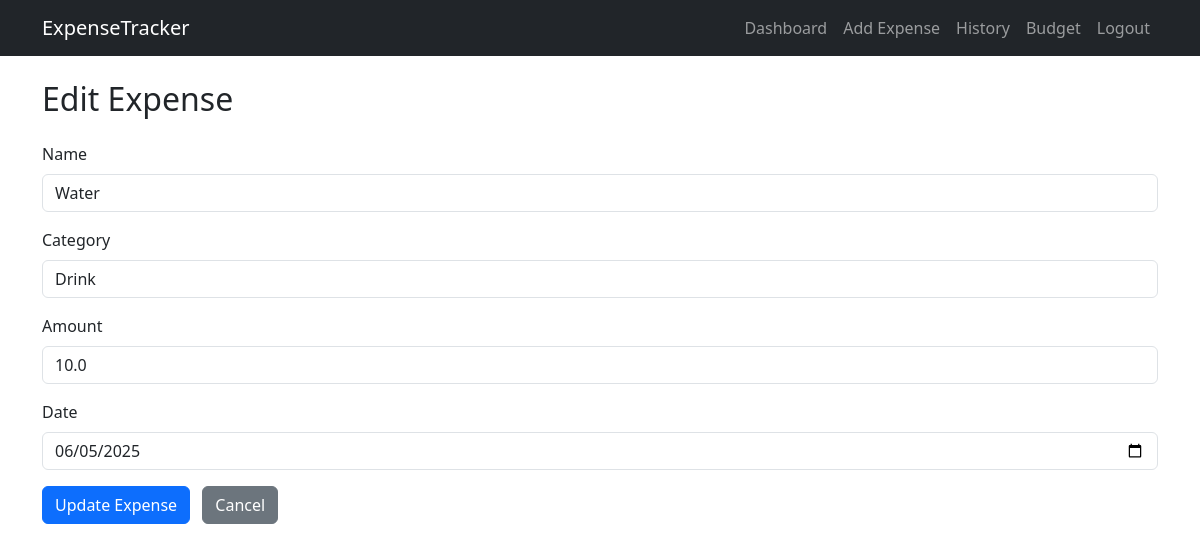
The page /edit/10 (signed in) on the database its author committed.
### tables this page shows
CREATE TABLE expenses (
            id INTEGER PRIMARY KEY AUTOINCREMENT,
            user_id INTEGER NOT NULL,
            name TEXT NOT NULL,
            category TEXT NOT NULL,
            amount REAL NOT NULL,
            date TEXT NOT NULL,
            FOREIGN KEY (user_id) REFERENCES users(id)
        );

### app.py (the view, shortened to what this page needs)
@app.route('/edit/<int:expense_id>', methods=['GET', 'POST'])
def edit_expense(expense_id):
    if 'user_id' not in session:
        return redirect(url_for('login'))
    conn = get_db_connection()
    expense = conn.execute(
        "SELECT * FROM expenses WHERE id = ? AND user_id = ?", (expense_id, session['user_id'])
    ).fetchone()
    if not expense:
        conn.close()
        return "Expense not found or unauthorized", 404
    conn.close()
    return render_template('edit_expense.html', expense=expense)

### app.py (called while the page is built)
def get_db_connection():
    conn = sqlite3.connect('database.db')
    conn.row_factory = sqlite3.Row
    return conn

### templates/edit_expense.html
{% extends "layout.html" %}
{% block content %}
<h2>Edit Expense</h2>
<form method="POST" class="mt-4">
    <div class="mb-3">
        <label for="name" class="form-label">Name</label>
        <input type="text" name="name" id="name" class="form-control" value="{{ expense['name'] }}" required>
    </div>
    <div class="mb-3">
        <label for="category" class="form-label">Category</label>
        <input type="text" name="category" id="category" class="form-control" value="{{ expense['category'] }}" required>
    </div>
    <div class="mb-3">
        <label for="amount" class="form-label">Amount</label>
        <input type="number" step="0.01" name="amount" id="amount" class="form-control" value="{{ expense['amount'] }}" required>
    </div>
    <div class="mb-3">
        <label for="date" class="form-label">Date</label>
        <input type="date" name="date" id="date" class="form-control" value="{{ expense['date'] }}" required>
    </div>
    <button type="submit" class="btn btn-primary">Update Expense</button>
    <a href="{{ url_for('expense_history') }}" class="btn btn-secondary ms-2">Cancel</a>
</form>
{% endblock %}

### rows shown on the page
expenses: name "Water", category "Drink", amount "10.0", date "06/05/2025"
